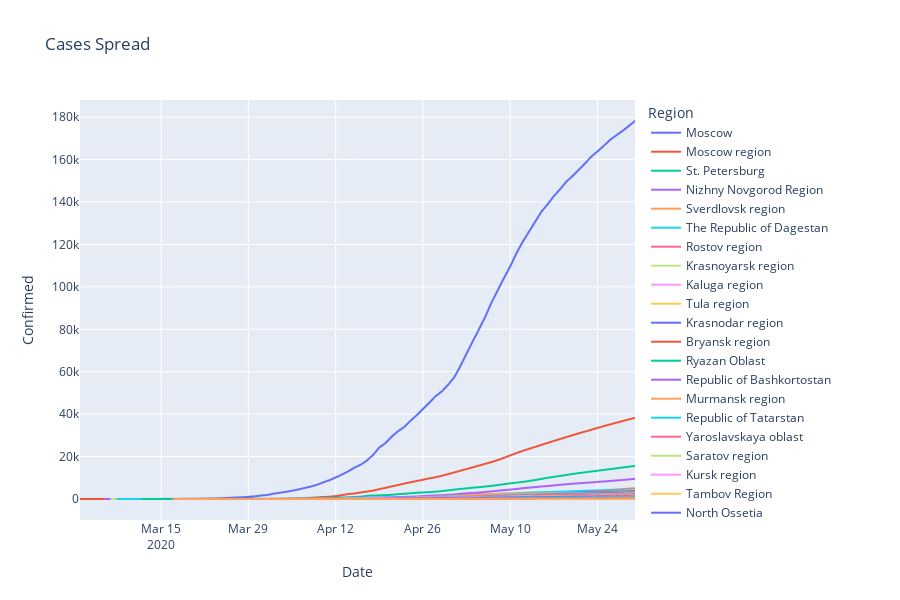

The cell this chart's notebook holds for it:
### Markdown cell above
# Visualization

### Code cell
temp = rus_df.groupby(['Date', 'Region'])['Confirmed'].max().reset_index()
temp = temp.sort_values(['Confirmed', 'Date'], ascending=False)

px.line(temp, x="Date", y="Confirmed", color='Region', title='Cases Spread', height=600)
